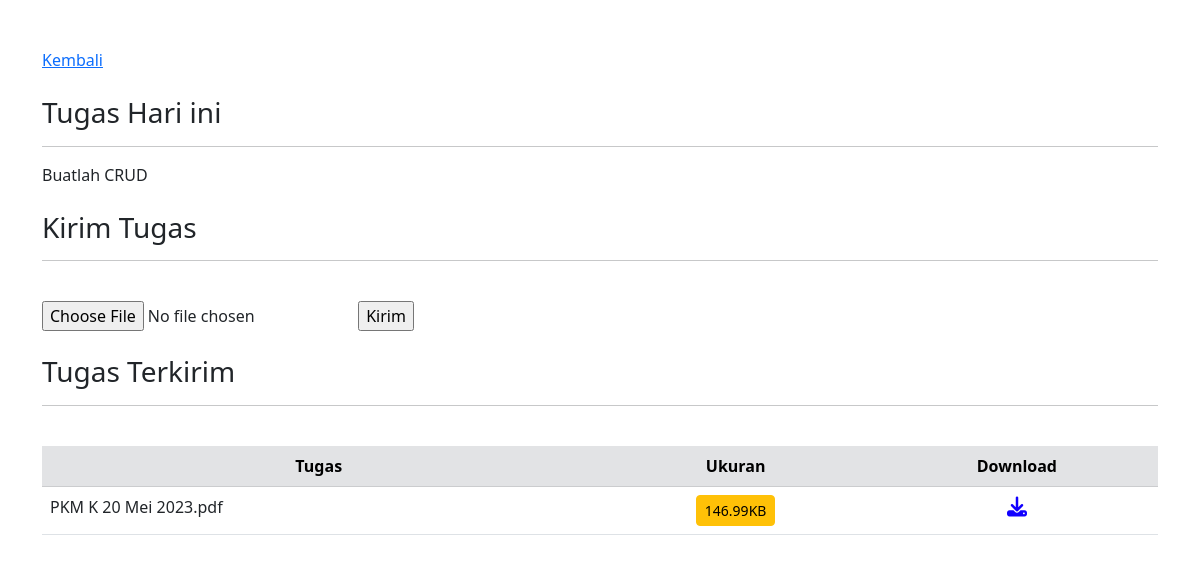
Screenshot of /DataMahasiswa/upload.php?id=5 (signed in) with the database file from the repository.
### tables this page shows
CREATE TABLE `mahasiswa` (
  `nrp` varchar(20) NOT NULL,
  `nama` varchar(255) NOT NULL,
  `jenis_kelamin` varchar(10) NOT NULL,
  `jurusan` varchar(100) NOT NULL,
  `email` varchar(100) NOT NULL,
  `no_hp` varchar(100) NOT NULL,
  `foto` varchar(255) NOT NULL,
  `tipe` varchar(255) NOT NULL,
  `size` varchar(20) NOT NULL,
  `id` int(20) NOT NULL,
  `files` varchar(255) NOT NULL,
  `Tugas` varchar(500) NOT NULL
);

### DataMahasiswa/upload.php (the view, shortened to what this page needs)
<?php
include 'koneksi.php';
$id = $_GET['id'];
$data = mysqli_query($conn, "SELECT * FROM mahasiswa WHERE id='$id'");
$d = mysqli_fetch_array($data);
?>
<!DOCTYPE html>
<html lang="en">
<head>
	<link rel="stylesheet" href="https://cdnjs.cloudflare.com/ajax/libs/font-awesome/6.4.0/css/all.min.css">
	<link rel="stylesheet" href="https://cdnjs.cloudflare.com/ajax/libs/font-awesome/6.4.0/css/all.min.css">
  	<link href="https://cdn.jsdelivr.net/npm/bootstrap@5.3.0-alpha3/dist/css/bootstrap.min.css" rel="stylesheet">
</head>
<body>
<div class="container-lg">
    <br><br>
    <a  href="tampilanMahasiswa.php" >Kembali</a>
    <br><br>
    <form action="" enctype="multipart/form-data" method="post">
        <h3>Tugas Hari ini</h3><hr>
        <?php echo $d['Tugas']; ?><br>
        <br>
        <h3>Kirim Tugas</h3><hr><br>
        <input type="file" name="file" >
        <input type="submit" value="Kirim" name="kirim" >
    </form>
    <br><h3>Tugas Terkirim</h3><hr><br>
    <table class="table table-hover " >
		<tr class="table-secondary" align="center">
			<th>Tugas</th>
            <th>Ukuran</th>
            <th>Download</th>
		</tr>
		<tr >
            <td><?php echo $d['files']; ?></td>
			<td align="center"><button class="btn btn-warning btn-sm"><?php echo round($d['size'] / 1024, 2); ?>KB</button></td>
            <td align="center"><a  href="download.php?filename=<?=$d['files']?>"><i class="fa-sharp fa-solid fa-download fa-lg" style="color: #1100ff;"></i></a></td>
		</tr>
	</table>
</div>
</body>
</html>

### rows the page displays
mahasiswa: Tugas "Buatlah CRUD", files "PKM K 20 Mei 2023.pdf", $d['size']/1024 "146.99"
